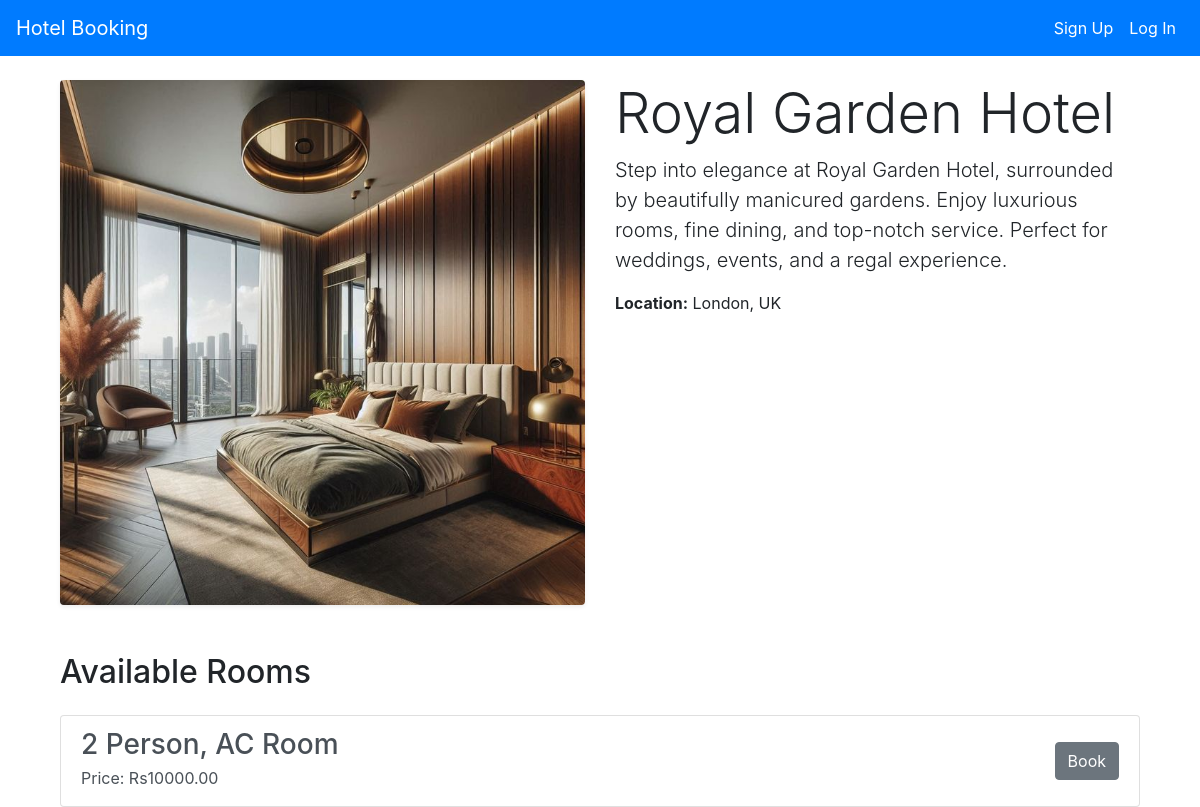
The page /hotels/6/ on the database its author committed.
### hotels/models.py (models this page shows, shortened)
class Hotel(models.Model):
    name = models.CharField(max_length=100)
    description = models.TextField()
    location = models.CharField(max_length=200)
    image = models.ImageField(upload_to='hotel_images/', blank=True, null=True)

class Room(models.Model):
    hotel = models.ForeignKey(Hotel, on_delete=models.CASCADE, related_name='rooms')
    room_type = models.CharField(max_length=100)
    price = models.DecimalField(max_digits=10, decimal_places=2)
    availability = models.BooleanField(default=True)

### hotels/views.py (the view)
# urls.py: path('<int:pk>/', hotel_detail, name='hotel_detail'),
def hotel_detail(request, pk):
    hotel = get_object_or_404(Hotel, pk=pk)
    rooms = hotel.rooms.all()
    return render(request, 'hotel_detail.html', {'hotel': hotel, 'rooms': rooms})

### hotels/templates/hotel_detail.html (shortened to what this page needs)
{% extends 'base.html' %}
{% block content %}
<div class="container mt-4">
    <div class="row">
        <div class="col-md-6">
            <img src="{{ hotel.image.url }}" class="img-fluid rounded shadow-sm" alt="{{ hotel.name }}">
        </div>
        <div class="col-md-6">
            <h1 class="display-4">{{ hotel.name }}</h1>
            <p class="lead">{{ hotel.description }}</p>
            <p class="mb-3"><strong>Location:</strong> {{ hotel.location }}</p>
        </div>
    </div>
    <div class="row mt-5">
        <div class="col-md-12">
            <h2 class="mb-4">Available Rooms</h2>
            <div class="list-group">
                {% for room in rooms %}
                    <a href="{% url 'book_room' hotel.id room.id %}" class="list-group-item list-group-item-action d-flex justify-content-between align-items-center">
                        <div>
                            <h3 class="mb-1">{{ room.room_type }}</h3>
                            <p class="mb-1">Price: Rs{{ room.price }}</p>
                        </div>
                        <span class="btn btn-secondary">Book</span>
                    </a>
                {% empty %}
                    <div class="alert alert-info" role="alert">
                        No rooms available.
                    </div>
                {% endfor %}
            </div>
        </div>
    </div>
</div>
{% endblock %}

### hotels/templates/base.html (style rules this page uses)
body { padding-top: 56px; }

### rows shown on the page
Hotel: image (picture), name "Royal Garden Hotel", description "Step into elegance at Royal Garden Hotel, surrounded by beautifully manicured gardens. Enjoy luxurious rooms, fine dining, and top-notch service. Perfect for weddings, events, and a regal experience.", location "London, UK"
Room: room_type "2 Person, AC Room", price "10000.00"
